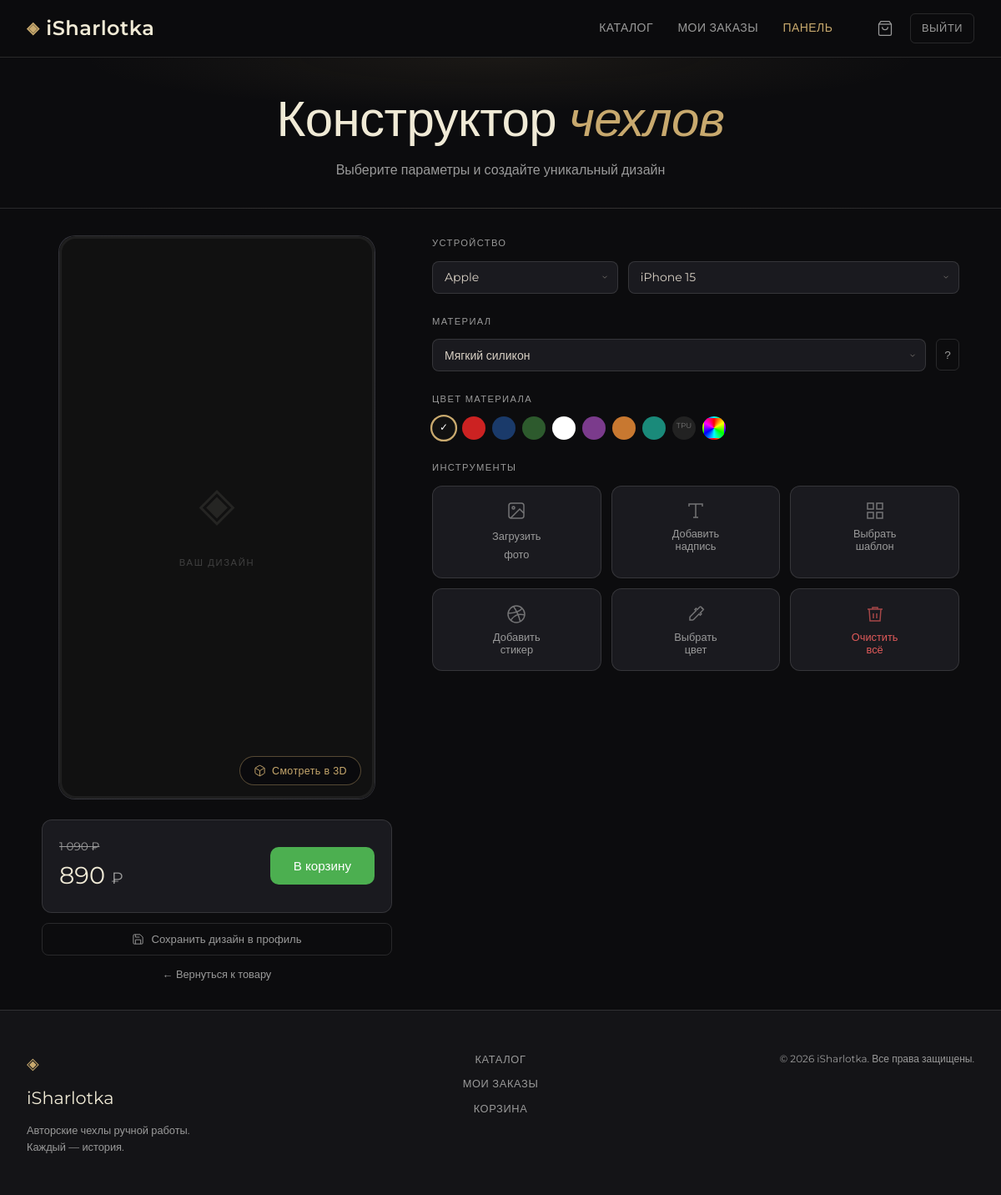
Screenshot of /constructor.php?id=1 (signed in) with the database file from the repository.
### tables this page shows
CREATE TABLE IF NOT EXISTS cases_catalog (
    id_case INT AUTO_INCREMENT PRIMARY KEY,
    title VARCHAR(200) NOT NULL,
    description TEXT,
    price DECIMAL(10,2) NOT NULL,
    count INT DEFAULT 0,
    image VARCHAR(255),
    collection_id INT,
    inscription VARCHAR(255),
    sticker TINYINT(1) DEFAULT 0,
    color VARCHAR(50),
    material_id INT,
    model_id INT,
    has_3d TINYINT(1) DEFAULT 0,
    created_at TIMESTAMP DEFAULT CURRENT_TIMESTAMP,
    FOREIGN KEY (material_id) REFERENCES materials(id_material) ON DELETE SET NULL,
    FOREIGN KEY (model_id) REFERENCES device_models(id_model) ON DELETE SET NULL,
    FOREIGN KEY (collection_id) REFERENCES collections(id_collection) ON DELETE SET NULL
);

CREATE TABLE IF NOT EXISTS device_models (
    id_model INT AUTO_INCREMENT PRIMARY KEY,
    firm VARCHAR(100) NOT NULL,
    model_name VARCHAR(100) NOT NULL
);

CREATE TABLE IF NOT EXISTS materials (
    id_material INT AUTO_INCREMENT PRIMARY KEY,
    material_name VARCHAR(100) NOT NULL
);

### constructor.php (the view, shortened to what this page needs)
<?php
require_once __DIR__ . '/config/db.php';
$id = (int)($_GET['id'] ?? 0);
$case = null;
if ($id) {
    $stmt = $pdo->prepare("SELECT c.*, m.material_name, d.firm, d.model_name
        FROM cases_catalog c
        LEFT JOIN materials m ON c.material_id=m.id_material
        LEFT JOIN device_models d ON c.model_id=d.id_model
        WHERE c.id_case=?");
    $stmt->execute([$id]);
    $case = $stmt->fetch();
}
$preselectModelId    = isset($_GET['model'])    ? (int)$_GET['model']    : ($case['model_id']    ?? 0);
$preselectMaterialId = isset($_GET['material']) ? (int)$_GET['material'] : ($case['material_id'] ?? 0);
$materials = $pdo->query("SELECT * FROM materials ORDER BY material_name")->fetchAll();
$models    = $pdo->query("SELECT * FROM device_models ORDER BY firm, model_name")->fetchAll();
$firms = [];
foreach ($models as $m) { $firms[$m['firm']][] = $m; }
$preselectFirm = $case['firm'] ?? '';
foreach ($models as $m) {
    if ($m['id_model'] == $preselectModelId) { $preselectFirm = $m['firm']; break; }
}
$oldPrice = $case ? round($case['price'] * 1.22 / 10) * 10 : 890;
$price    = $case ? $case['price'] : 650;
require_once __DIR__ . '/includes/header.php';
?>
<div class="page-hero" style="padding:2.5rem 2rem 2rem">
    <h1>Конструктор <em>чехлов</em></h1>
    <p>Выберите параметры и создайте уникальный дизайн</p>
</div>
<div class="constructor-page">
<div class="constructor-layout fade-in">
    <div class="phone-preview-wrap">
        <div class="phone-frame">
            <div class="phone-canvas" id="phone-canvas">
                <div id="canvas-color-bg" style="position:absolute;inset:0;background:#111;transition:background 0.3s;"></div>
                <div id="text-overlays" style="position:absolute;inset:0;z-index:2;pointer-events:none;overflow:hidden;"></div>
                <div id="sticker-overlays" style="position:absolute;inset:0;z-index:3;pointer-events:none;overflow:hidden;"></div>
                <div id="canvas-placeholder" style="position:absolute;inset:0;z-index:4;display:flex;flex-direction:column;align-items:center;justify-content:center;gap:1rem;pointer-events:none">
                    <span style="font-size:3.5rem;opacity:0.1">◈</span>
                    <span style="font-size:0.7rem;letter-spacing:0.15em;text-transform:uppercase;color:rgba(255,255,255,0.2)">Ваш дизайн</span>
                </div>
            </div>
            <div class="phone-chrome"></div>
            <button class="btn-3d-toggle" id="btn3dToggle" onclick="toggle3DView()">
                <span id="btn3dLabel">Смотреть в 3D</span>
            </button>
        </div>
        <div class="constructor-price">
            <div>
                <div class="p-old"><?= number_format($oldPrice,0,'.',' ') ?> ₽</div>
                <div class="p-new"><?= number_format($price,0,'.',' ') ?> <span style="font-size:1.2rem;color:var(--text-muted)">₽</span></div>
            </div>
            <button class="btn-constructor" style="min-width:unset;flex:unset;padding:0.875rem 1.75rem"
                onclick="addToCartFromConstructor()">В корзину</button>
        </div>
        <?php if ($case): ?>
        <button class="btn-save-design" onclick="saveDesignTemplate()">
            <svg width="15" height="15" viewBox="0 0 24 24" fill="none" stroke="currentColor" stroke-width="1.5">
                <path d="M19 21H5a2 2 0 01-2-2V5a2 2 0 012-2h11l5 5v11a2 2 0 01-2 2z"/>
                <polyline points="17 21 17 13 7 13 7 21"/><polyline points="7 3 7 8 15 8"/>
            </svg>
            Сохранить дизайн в профиль
        </button>
        <?php endif; ?>
        <?php if ($case): ?>
            <a href="<?= BASE_URL ?>/product.php?id=<?= $case['id_case'] ?>"
               style="display:block;text-align:center;margin-top:0.75rem;font-size:0.8rem;color:var(--text-muted)">
                ← Вернуться к товару
            </a>
        <?php endif; ?>
    </div>
    <div class="constructor-controls">
        <div class="ctrl-section">
            <div class="ctrl-label">Устройство</div>
            <div class="select-row">
                <select class="filter-select" id="firm-select" style="flex:1" onchange="updateModelsByFirm()">
                    <?php foreach (array_keys($firms) as $firm): ?>
                        <option value="<?= htmlspecialchars($firm) ?>"
                            <?= ($preselectFirm === $firm) ? 'selected' : '' ?>>
                            <?= htmlspecialchars($firm) ?>
                        </option>
                    <?php endforeach; ?>
                </select>
                <select class="filter-select" id="model-select" style="flex:2">
                    <?php foreach ($models as $m): ?>
                        <option value="<?= $m['id_model'] ?>"
                            <?= ($preselectModelId == $m['id_model']) ? 'selected' : '' ?>>
                            <?= htmlspecialchars($m['model_name']) ?>
                        </option>
                    <?php endforeach; ?>
                </select>
            </div>
        </div>
        <div class="ctrl-section">
            <div class="ctrl-label">Материал</div>
            <div class="select-row">
                <select class="filter-select" id="material-select" style="flex:1">
                    <?php foreach ($materials as $m): ?>
                        <option value="<?= $m['id_material'] ?>"
                            <?= ($preselectMaterialId == $m['id_material']) ? 'selected' : '' ?>>
                            <?= htmlspecialchars($m['material_name']) ?>
                        </option>
                    <?php endforeach; ?>
                </select>
                <button style="width:28px;height:38px;background:none;border:1px solid var(--border);border-radius:6px;cursor:pointer;color:var(--text-muted);font-size:0.85rem;flex-shrink:0"
                    title="Подсказка о материалах" onclick="showToast('Силикон — мягкий, защищает от ударов. Пластик — жёсткий, точная форма. Кожа — премиум ощущение.','info')">?</button>
            </div>
        </div>
        <div class="ctrl-section">
            <div class="ctrl-label">Цвет материала</div>
            <div class="color-swatches" id="color-swatches">
                <div class="color-swatch checked active" style="background:#111111" data-color="#111111" onclick="setColor(this)" title="Чёрный"></div>
                <div class="color-swatch" style="background:#CC2222" data-color="#CC2222" onclick="setColor(this)" title="Красный"></div>
                <div class="color-swatch" style="background:#1A3A6A" data-color="#1A3A6A" onclick="setColor(this)" title="Тёмно-синий"></div>
                <div class="color-swatch" style="background:#2D5A2D" data-color="#2D5A2D" onclick="setColor(this)" title="Зелёный"></div>
                <div class="color-swatch" style="background:#FFFFFF;border-color:var(--border)" data-color="#FFFFFF" onclick="setColor(this)" title="Белый"></div>
                <div class="color-swatch" style="background:#7B3B8C" data-color="#7B3B8C" onclick="setColor(this)" title="Фиолетовый"></div>
                <div class="color-swatch" style="background:#C87830" data-color="#C87830" onclick="setColor(this)" title="Коричневый"></div>
                <div class="color-swatch" style="background:#1A8A7A" data-color="#1A8A7A" onclick="setColor(this)" title="Бирюзовый"></div>
                <div class="color-swatch" style="background:#222" data-color="transparent" onclick="setColor(this)" title="Прозрачный">
                    <span style="font-size:0.55rem;color:#777;line-height:1;text-align:center;display:block;padding-top:5px">TPU</span>
                </div>
                <label class="color-swatch" style="background:conic-gradient(red,yellow,lime,cyan,blue,magenta,red);cursor:pointer" title="Свой цвет">
                </label>
            </div>
        </div>
        <div class="ctrl-section">
            <div class="ctrl-label">Инструменты</div>
            <div class="tool-grid">
                <label class="tool-btn" for="upload-photo" title="Загрузить фото">
                    <svg width="24" height="24" viewBox="0 0 24 24" fill="none" stroke="currentColor" stroke-width="1.5">
                        <rect x="3" y="3" width="18" height="18" rx="3"/><circle cx="8.5" cy="8.5" r="1.5"/>
                        <polyline points="21 15 16 10 5 21"/></svg>
                    Загрузить<br>фото
                </label>
                <button class="tool-btn" id="btn-text" onclick="toggleTextPanel()">
                    <svg width="24" height="24" viewBox="0 0 24 24" fill="none" stroke="currentColor" stroke-width="1.5">
                        <polyline points="4 7 4 4 20 4 20 7"/><line x1="9" y1="20" x2="15" y2="20"/>
                        <line x1="12" y1="4" x2="12" y2="20"/></svg>
                    Добавить<br>надпись
                </button>
                <button class="tool-btn" id="btn-template" onclick="toggleTemplates()">
                    <svg width="24" height="24" viewBox="0 0 24 24" fill="none" stroke="currentColor" stroke-width="1.5">
                        <rect x="3" y="3" width="7" height="7"/><rect x="14" y="3" width="7" height="7"/>
                        <rect x="14" y="14" width="7" height="7"/><rect x="3" y="14" width="7" height="7"/></svg>
                    Выбрать<br>шаблон
                </button>
                <button class="tool-btn" id="btn-sticker" onclick="toggleStickerPanel()">
                    Добавить<br>стикер
                </button>
                <button class="tool-btn" id="btn-color" onclick="document.getElementById('bg-color-pick').click()">
                    <svg width="24" height="24" viewBox="0 0 24 24" fill="none" stroke="currentColor" stroke-width="1.5">
                        <path d="M20.71 5.63l-2.34-2.34a1 1 0 0 0-1.41 0l-3.12 3.12-1.41-1.42-1.42 1.42 1.41 1.41-6.6 6.6A2 2 0 0 0 5 16v3h3a2 2 0 0 0 1.42-.59l6.6-6.6 1.41 1.42 1.42-1.42-1.42-1.41 3.12-3.12a1 1 0 0 0 0-1.65z"/></svg>
                    Выбрать<br>цвет
                </button>
                <button class="tool-btn" onclick="clearAll()" style="color:var(--error)">
                    <svg width="24" height="24" viewBox="0 0 24 24" fill="none" stroke="currentColor" stroke-width="1.5">
                        <polyline points="3 6 5 6 21 6"/><path d="M19 6l-1 14H6L5 6"/>
                        <path d="M10 11v6"/><path d="M14 11v6"/><path d="M9 6V4h6v2"/></svg>
                    Очистить<br>всё
                </button>
            </div>
        </div>
    </div>
</div>
</div>
<?php require_once __DIR__ . '/includes/footer.php'; ?>

### rows the page displays
cases_catalog: price "1 090", price "890", model.model_name "iPhone 15", material.material_name "Мягкий силикон"
device_models: firm "Apple"
